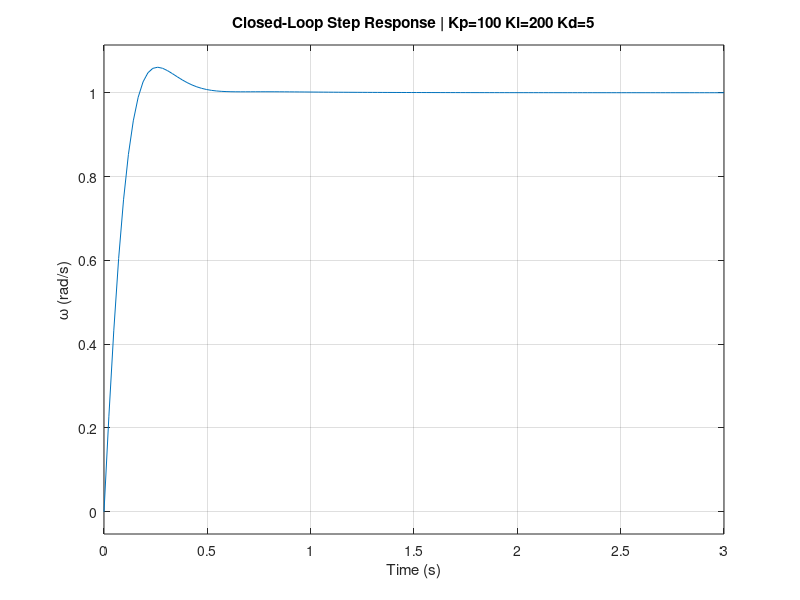

Here is the MATLAB script that generated this plot: (Note: this script raises an error after producing the figure.)
%% ================================================
%  PHASE 2A — Manual PID Tuning
%  Purva Ghanate | Servo Control Portfolio Project
%% ================================================
clear; clc; close all;

%% --- Motor Parameters (same as Phase 1) ---
R  = 1.0;
L  = 0.5;
K  = 0.01;
J  = 0.01;
b  = 0.1;

%% --- Plant Transfer Function (same as Phase 1) ---
num_tf = [K];
den_tf = [J*L, (J*R + b*L), (b*R + K^2)];
G = tf(num_tf, den_tf);

%% --- Define PID Gains (YOU will tune these) ---
Kp = 100;    % Proportional gain
Ki = 200;    % Integral gain
Kd = 5;      % Derivative gain

%% --- Build PID Controller ---
C = pid(Kp, Ki, Kd);
fprintf('=== PID Controller ===\n')
C

%% --- Build Closed-Loop System ---
% feedback(C*G, 1) means unity feedback
CL = feedback(C*G, 1);
fprintf('=== Closed-Loop Transfer Function ===\n')
CL

%% --- Step Response of Closed-Loop ---
figure('Name','Manual PID Step Response','NumberTitle','off')
step(CL)
title(sprintf('Closed-Loop Step Response | Kp=%.0f Ki=%.0f Kd=%.0f',...
               Kp, Ki, Kd))
xlabel('Time (s)'); ylabel('\omega (rad/s)')
yline(1.0, 'r--', 'Target', 'LineWidth', 1.5)
grid on

%% --- Print Performance Metrics ---
S = stepinfo(CL);
fprintf('\n=== Performance Metrics ===\n')
fprintf('Rise Time:     %.4f s\n', S.RiseTime)
fprintf('Settling Time: %.4f s\n', S.SettlingTime)
fprintf('Overshoot:     %.2f %%\n', S.Overshoot)
fprintf('Peak:          %.4f\n',   S.Peak)

% Steady-state value
dc_gain = dcgain(CL);
ss_error = abs(1 - dc_gain) * 100;
fprintf('DC Gain:       %.4f\n',   dc_gain)
fprintf('Steady-State Error: %.2f %%\n', ss_error)

%% --- Check Stability ---
CL_poles = pole(CL);
fprintf('\n=== Closed-Loop Poles ===\n')
disp(CL_poles)
if all(real(CL_poles) < 0)
    fprintf('>> Closed-Loop is STABLE ✓\n')
else
    fprintf('>> UNSTABLE — retune gains!\n')
end

%% --- Compare Open-Loop vs Closed-Loop ---
figure('Name','Open vs Closed Loop','NumberTitle','off')
step(G, 'b--')      % open loop
hold on
step(CL, 'r-')      % closed loop with PID
yline(1.0, 'k--', 'Target', 'LineWidth', 1.5)
legend('Open-Loop (no controller)','PID Closed-Loop','Target')
title('Open-Loop vs PID Closed-Loop')
xlabel('Time (s)'); ylabel('\omega (rad/s)')
grid on
